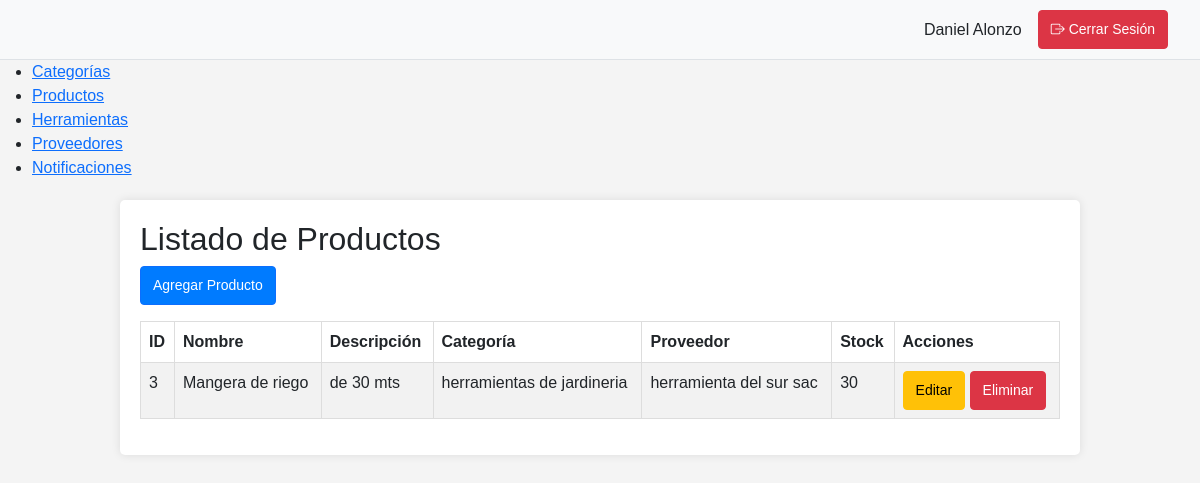
The app's page /index.php?controller=ProductoController&action=index (signed in) with its own data.
### tables this page shows
CREATE TABLE `productos` (
  `id` int(11) NOT NULL,
  `nombre` varchar(100) NOT NULL,
  `descripcion` text DEFAULT NULL,
  `categoria_id` int(11) DEFAULT NULL,
  `proveedor_id` int(11) DEFAULT NULL,
  `stock` int(11) DEFAULT 0
);

CREATE TABLE `categorias` (
  `id` int(11) NOT NULL,
  `nombre` varchar(100) NOT NULL,
  `descripcion` text DEFAULT NULL
);

CREATE TABLE `proveedores` (
  `id` int(11) NOT NULL,
  `nombre` varchar(100) NOT NULL,
  `contacto` varchar(100) DEFAULT NULL,
  `telefono` varchar(20) DEFAULT NULL,
  `direccion` text DEFAULT NULL
);

### controllers/ProductoController.php (called while the page is built, shortened)
<?php
require_once __DIR__ . '/../models/Producto.php';
class ProductoController {
    private $producto;
    public function __construct() {
        $conexion = new Conexion();
        $db = $conexion->obtenerConexion();
        $this->producto = new Producto($db);
    }
    public function index() {
        $resultado = $this->producto->leer();
        include __DIR__ . '/../views/productos/listar.php';
    }
}
?>

### models/Producto.php (called while the page is built, shortened)
<?php
class Producto {
    private $conn;
    public function __construct($db) {
        $this->conn = $db;
    }
    public function leer() {
        $query = "SELECT p.*, c.nombre as categoria_nombre, pr.nombre as proveedor_nombre
                 FROM productos p
                 LEFT JOIN categorias c ON p.categoria_id = c.id
                 LEFT JOIN proveedores pr ON p.proveedor_id = pr.id";
        return $this->conn->query($query);
    }
}
?>

### views/productos/listar.php (the view)
<?php include __DIR__ . '/../partials/header.php'; ?>
<div class="container">
    <h2>Listado de Productos</h2>
    <a href="index.php?controller=ProductoController&action=agregar" class="btn btn-primary mb-3">Agregar Producto</a>
    <table class="table table-striped">
        <thead>
            <tr>
                <th>ID</th>
                <th>Nombre</th>
                <th>Descripción</th>
                <th>Categoría</th>
                <th>Proveedor</th>
                <th>Stock</th>
                <th>Acciones</th>
            </tr>
        </thead>
        <tbody>
            <?php while ($row = $resultado->fetch(PDO::FETCH_ASSOC)): ?>
            <tr>
                <td><?php echo $row['id']; ?></td>
                <td><?php echo $row['nombre']; ?></td>
                <td><?php echo $row['descripcion']; ?></td>
                <td><?php echo $row['categoria_nombre']; ?></td>
                <td><?php echo $row['proveedor_nombre']; ?></td>
                <td><?php echo $row['stock']; ?></td>
                <td>
                    <a href="index.php?controller=ProductoController&action=editar&id=<?php echo $row['id']; ?>" class="btn btn-sm btn-warning">Editar</a>
                    <a href="index.php?controller=ProductoController&action=eliminar&id=<?php echo $row['id']; ?>" class="btn btn-sm btn-danger" onclick="return confirm('¿Estás seguro?')">Eliminar</a>
                </td>
            </tr>
            <?php endwhile; ?>
        </tbody>
    </table>
</div>
<?php include __DIR__ . '/../partials/footer.php';  ?>

### public/css/estilo.css (style rules this page uses)
body { font-family: Arial, sans-serif; margin: 0; padding: 0; background-color: #f4f4f4; }
.container { width: 80%; margin: auto; overflow: hidden; padding: 20px; background: #fff; margin-top: 20px; border-radius: 5px; box-shadow: 0 0 10px rgba(0,0,0,0.1); }
table { width: 100%; border-collapse: collapse; }
table, th, td { border: 1px solid #ddd; }
th, td { padding: 12px; text-align: left; }
th { background-color: #f2f2f2; }
.btn { padding: 8px 12px; text-decoration: none; border-radius: 4px; font-size: 14px; }
.btn-primary { background-color: #007bff; color: white; }
.btn-warning { background-color: #ffc107; color: black; }
.btn-danger { background-color: #dc3545; color: white; }

### records on screen
productos: id "3", nombre "Mangera de riego", descripcion "de 30 mts", categoria.nombre "herramientas de jardineria", proveedor.nombre "herramienta del sur sac", stock "30"

### other values on screen
$_SESSION['usuario_nombre'] "Daniel Alonzo"
